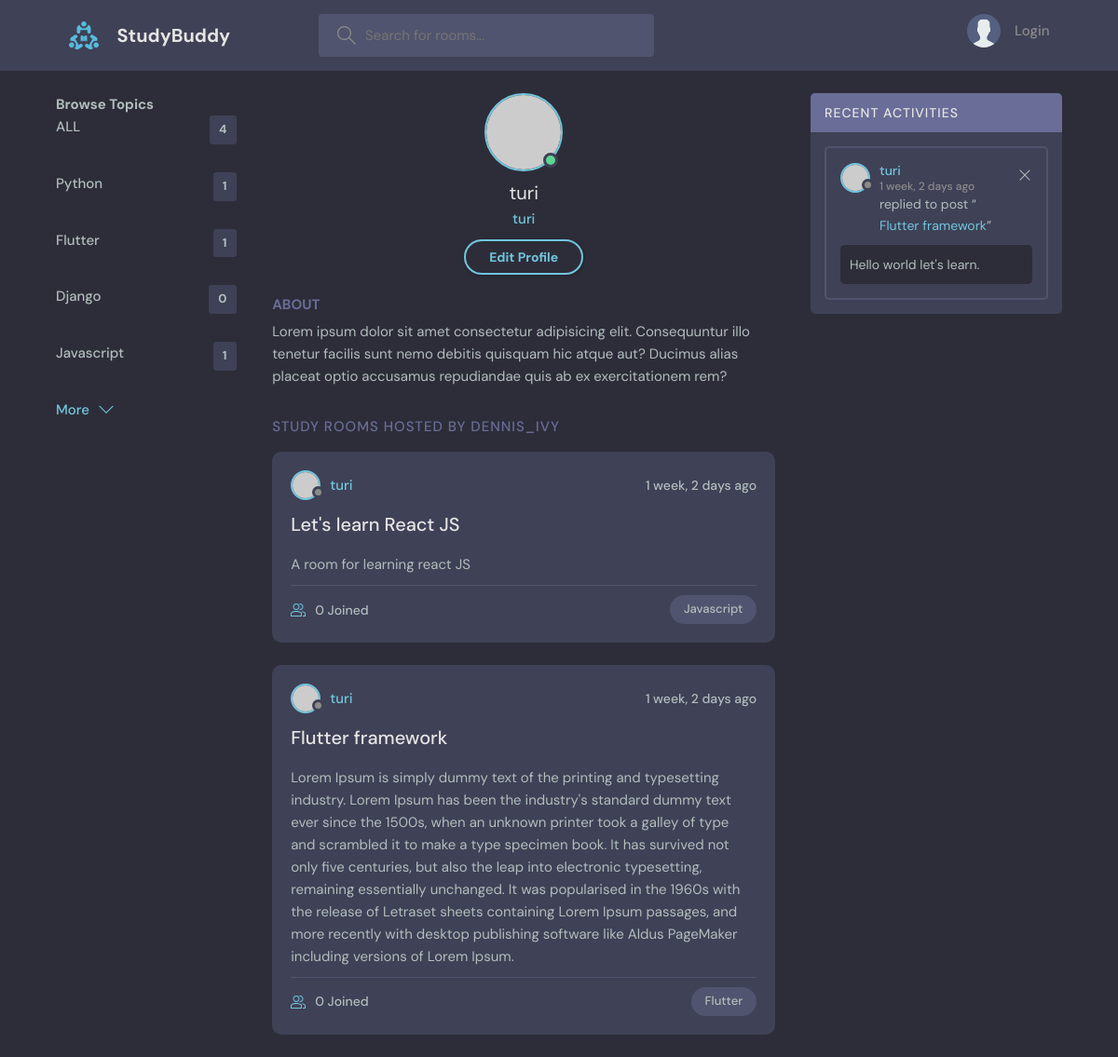
The app's page /profile/1/, older data.
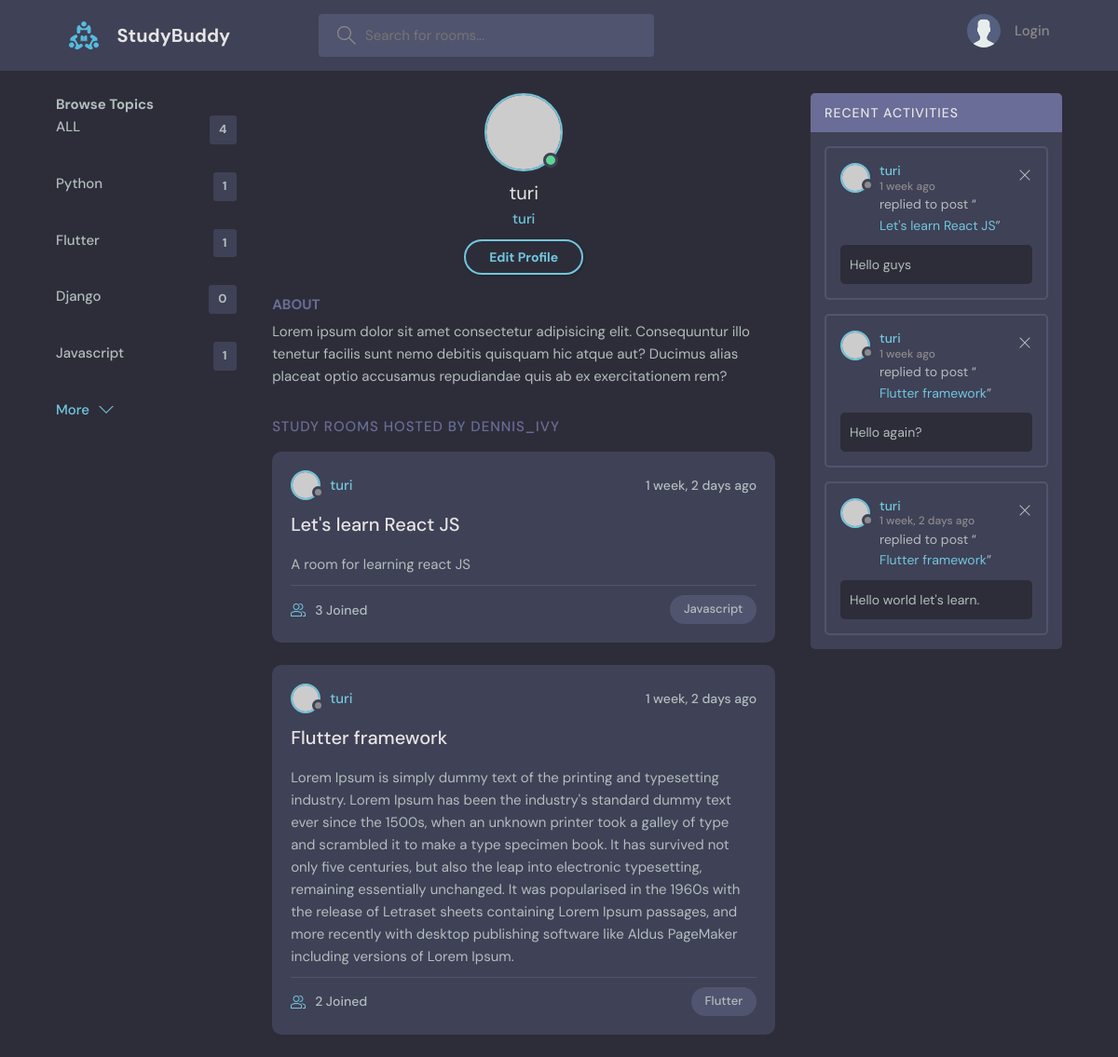
The same page, newer data.
### base/models.py (models this page shows, shortened)
class Topic(models.Model):
    name = models.CharField(max_length=200)

class Room(models.Model):
    host =  models.ForeignKey(User, on_delete=models.SET_NULL,null=True)
    topic =  models.ForeignKey(Topic, on_delete=models.SET_NULL,null=True)
    name = models.CharField(max_length=200)
    description = models.TextField(null=True, blank=True)
    participants = models.ManyToManyField(User, related_name='participants', blank=True)
    updated = models.DateTimeField(auto_now=True)
    created = models.DateTimeField(auto_now_add=True)
    class Meta():
        ordering = ['-updated', '-created']
    def __str__(self):
        return self.name

class Message(models.Model):
    user = models.ForeignKey(User, on_delete=models.CASCADE)
    room = models.ForeignKey(Room, on_delete=models.CASCADE)
    body = models.TextField()
    updated = models.DateTimeField(auto_now=True)
    created = models.DateTimeField(auto_now_add=True)
    class Meta():
        ordering = ['-updated', '-created']
    def __str__(self):
        return self.body[0:50]

### base/views.py (the view)
# urls.py: path('profile/<str:pk>/', views.userProfile, name="profile"),
def userProfile(request, pk):
    user = User.objects.get(id=pk)
    rooms = user.room_set.all()
    room_messages = user.message_set.all()
    topics = Topic.objects.all()
    context = {'user':user,
               'rooms':rooms,
               'room_messages': room_messages,
               'topics': topics,
               }
    return render(request, 'base/profile.html', context)

### base/templates/base/profile.html
{% extends 'main.html' %}
{% block content %}
  <main class="profile-page layout layout--3">
    <div class="container">
      {% include 'base/topics_component.html' %}
      <div class="roomList">
        <div class="profile">
          <div class="profile__avatar">
            <div class="avatar avatar--large active">
              <img src="https://randomuser.me/api/portraits/men/11.jpg" />
            </div>
          </div>
          <div class="profile__info">
            <h3>{{user.username}}</h3>
            <p>{{user.username}}</p>
            <a href="edit-user.html" class="btn btn--main btn--pill">Edit Profile</a>
          </div>
          <div class="profile__about">
            <h3>About</h3>
            <p>
              Lorem ipsum dolor sit amet consectetur adipisicing elit. Consequuntur illo tenetur
              facilis sunt nemo debitis quisquam hic atque aut? Ducimus alias placeat optio
              accusamus repudiandae quis ab ex exercitationem rem?
            </p>
          </div>
        </div>
        <div class="roomList__header">
          <div>
            <h2>Study Rooms Hosted by dennis_ivy</a>
            </h2>
          </div>
        </div>
        {% include 'base/feed_component.html' %}
      </div>
       {% include 'base/activity_component.html' %}
    </div>
  </main>
{% endblock %}

### base/templates/base/topics_component.html
<div class="topics">
    <div class="toipcs__header">
          <h2>Browse Topics</h2>
    </div>
          <ul class="topics__list">
              <li><a href="{% url 'home' %}">ALL <span>{{topics.count}}</span></a></li>
            {% for topic in topics %}
            <li>
                <a href="{% url 'home' %}?q={{topic.name}}">{{topic.name}} <span>{{topic.room_set.all.count}}</span></a>
            </li>
        {% endfor %}
          </ul>
          <a class="btn btn--link" href="topics.html">
            More
            <svg version="1.1" xmlns="http://www.w3.org/2000/svg" width="32" height="32" viewBox="0 0 32 32">
              <title>chevron-down</title>
              <path d="M16 21l-13-13h-3l16 16 16-16h-3l-13 13z"></path>
            </svg>
          </a>
</div>

### base/templates/base/feed_component.html (shortened to what this page needs)
{% for room in rooms %}
<div class="roomListRoom">
  <div class="roomListRoom__header">
    <a href="{% url 'profile' room.host.id %}" class="roomListRoom__author">
      <div class="avatar avatar--small">
        <img src="https://randomuser.me/api/portraits/women/11.jpg" />
      </div>
      <span>{{room.host.username}}</span>
    </a>
    <div class="roomListRoom__actions">
      <span>{{room.created|timesince}} ago</span>
    </div>
  </div>
  <div class="roomListRoom__content">
    <a href="{% url 'room' room.id %}">{{room.name}}</a>
    <p>
      {{room.description}}
    </p>
  </div>
  <div class="roomListRoom__meta">
    <a href="room.html" class="roomListRoom__joined">
      {{room.participants.all.count}} Joined
    </a>
    <p class="roomListRoom__topic">{{room.topic.name}}</p>
  </div>
</div>
{% endfor %}

### base/templates/base/activity_component.html
<div class="activities">
    <div class="activities__header">
      <h2>Recent Activities</h2>
    </div>
    {% for room_message in room_messages %}
    <div class="activities__box">
      <div class="activities__boxHeader roomListRoom__header">
        <a href="{% url 'profile' room_message.user.id %}" class="roomListRoom__author">
          <div class="avatar avatar--small">
            <img src="https://randomuser.me/api/portraits/women/11.jpg" />
          </div>
          <p>
            {{room_message.user}}
            <span>{{room_message.created|timesince}} ago</span>
          </p>
        </a>
        <div class="roomListRoom__actions">
          <a href="#">
            <svg version="1.1" xmlns="http://www.w3.org/2000/svg" width="32" height="32" viewBox="0 0 32 32">
              <title>remove</title>
              <path
                d="M27.314 6.019l-1.333-1.333-9.98 9.981-9.981-9.981-1.333 1.333 9.981 9.981-9.981 9.98 1.333 1.333 9.981-9.98 9.98 9.98 1.333-1.333-9.98-9.98 9.98-9.981z"
              ></path>
            </svg>
          </a>
        </div>
      </div>
      <div class="activities__boxContent">
        <p>replied to post “<a href="{% url 'room' room_message.room.id %}">{{room_message.room}}</a>”</p>
        <div class="activities__boxRoomContent">
          {{room_message.body}}
        </div>
      </div>
    </div>
    {% endfor %}
  </div>

Row changes from the older to the newer data that the page shows:
changed Room "Let's learn React JS": participants.all.count "0" → "3"
changed Room "Flutter framework": participants.all.count "0" → "2"
added Message: user "turi", created "1 week", room "Let's learn React JS", body "Hello guys"
added Message: user "turi", created "1 week", room "Flutter framework", body "Hello again?"
